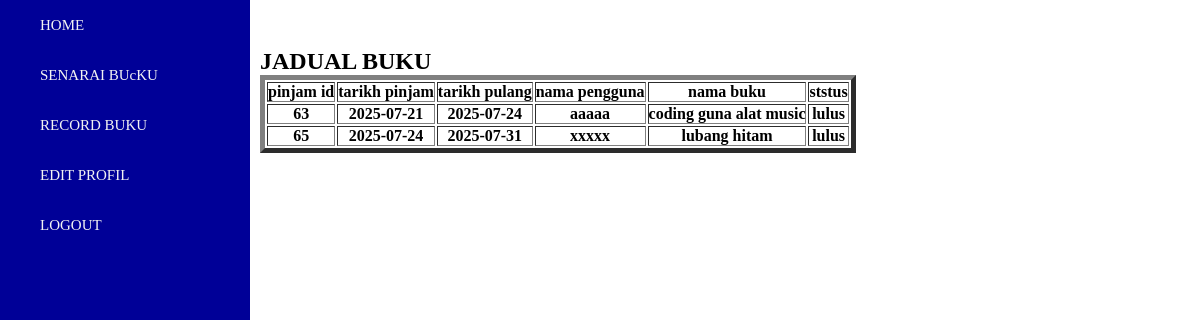
Page /s_senarai_buku_dipinjam.php on the committed database.
### tables this page shows
CREATE TABLE `pinjam` (
  `pinjam_id` int(11) NOT NULL,
  `tarikh_pinjam` date DEFAULT NULL,
  `tarikh_pulang` date DEFAULT NULL,
  `pengguna_id` int(255) NOT NULL,
  `satff_id` int(255) DEFAULT NULL,
  `buku_id` int(11) NOT NULL,
  `status` varchar(10) NOT NULL
);

CREATE TABLE `pengguna` (
  `pengguna_id` int(255) NOT NULL,
  `password` varchar(30) NOT NULL,
  `nama_pengguna` varchar(30) NOT NULL,
  `email` varchar(30) NOT NULL
);

CREATE TABLE `buku` (
  `buku_id` int(255) NOT NULL,
  `nama_buku` varchar(300) NOT NULL,
  `keterangan` varchar(500) NOT NULL,
  `harga` double(255,2) NOT NULL,
  `kategori` varchar(20) NOT NULL,
  `gambar` varchar(50) NOT NULL,
  `status` varchar(20) NOT NULL
);

### s_senarai_buku_dipinjam.php (the view, shortened to what this page needs)
<?php
include "conn.php";
include "s_bord.php";
?>
<html>
    <body>
        <div class="conten">
            <br><h2>JADUAL BUKU</h2>
            <table border="5px">
                <tr>
                    <th>pinjam id</th>
                    <th>tarikh pinjam</th>
                    <th>tarikh pulang</th>
                    <th>nama pengguna</th>
                    <th>nama buku</th>
                    <th>ststus</th>
                </tr>
                <?php
                    $sql = "SELECT * FROM pinjam WHERE status = 'lulus'";
                    $result = mysqli_query($conn,$sql);
                    while($row = mysqli_fetch_assoc($result)){
                        $pinjamid = $row["pinjam_id"];
                        $tpinjam = $row["tarikh_pinjam"];
                        $tpulang = $row["tarikh_pulang"];
                        $penggunaid = $row["pengguna_id"];
                        $bukuid = $row["buku_id"];
                        $tersedia = $row["status"];
                        $sql2 = "SELECT * FROM pengguna WHERE pengguna_id = $penggunaid";
                        $result2 = mysqli_query($conn,$sql2);
                        $result2 = mysqli_fetch_assoc($result2);
                        $namapengguna = $result2["nama_pengguna"];
                        $sql2 = "SELECT * FROM buku WHERE buku_id = $bukuid";
                        $result2 = mysqli_query($conn,$sql2);
                        $result2 = mysqli_fetch_assoc($result2);
                        $namabuku = $result2["nama_buku"];
                        echo "<tr>
                                <th>$pinjamid</th>
                                <th>$tpinjam</th>
                                <th>$tpulang</th>
                                <th>$namapengguna</th>
                                <th>$namabuku</th>
                                <th>$tersedia</th>
                            </tr>";
                    }
                ?>
            </table>
        </div>
    </body>
</html>

### style.css (style rules this page uses)
* { margin: 0; padding: 0; list-style: none; text-decoration: none; }
.conten { position: relative; padding-top: 30px; left: 260px; width: calc(100% - 260px); min-height: 100vh; overflow: auto; }

### rows in the picture
pinjam: pinjam_id "63", tarikh_pinjam "2025-07-21", tarikh_pulang "2025-07-24", pengguna.nama_pengguna "aaaaa", buku.nama_buku "coding guna alat music", status "lulus"
pinjam: pinjam_id "65", tarikh_pinjam "2025-07-24", tarikh_pulang "2025-07-31", pengguna.nama_pengguna "xxxxx", buku.nama_buku "lubang hitam", status "lulus"
